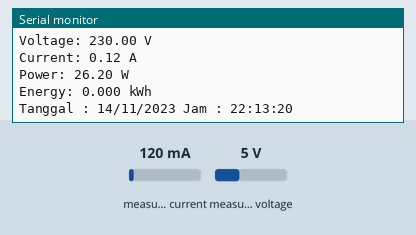
The sketch below on a simulated ESP32. On the bench: the last lines printed to the serial monitor. The test bench sets the inputs (shaded band); at power-on: measured current 120 mA, measured voltage 5 V. The local clock reads 2024-03-15 10:24:30 at power-on unless the sketch sets it.

Above: at 1.2 s.
1.3 s: measured current set to 40 mA
At 2.6 s:
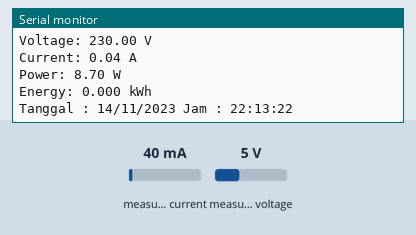
2.8 s: measured voltage set to 0.3 V
4.3 s: measured current set to 500 mA
At 4.3 s:
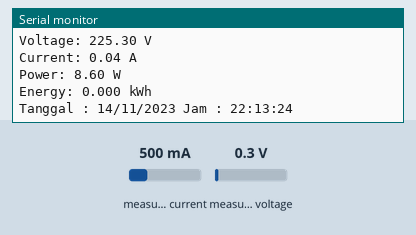
Timing chart, 0 to 7.3 s (numbered marks = the images above; inputs shaded):
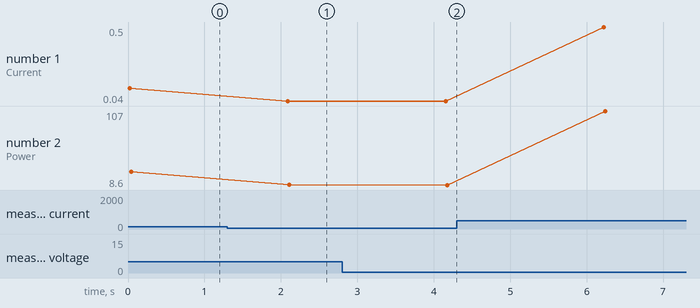

The sketch:

Codingan_PZEM-004T___RTC_DS3231.ino
```cpp
#include <PZEM004Tv30.h>
#include <RTClib.h>
#include <Wire.h>

//deklarate Sensor PZEM-004T
PZEM004Tv30 pzem(14, 12);  // Menggunakan Hardware Serial 3 (RX-D6 -> TX-D5)

//deklarate Date/Time
RTC_DS3231 rtc;
char t[32];


void setup() {
  Serial.begin(9600);

  //SENSOR RTC DS3132
  Wire.begin(5, 4);   //Setting wire (5 untuk SDA dan 4 untuk SCL)

  rtc.begin();
  rtc.adjust(DateTime(F(__DATE__),F(__TIME__)));  //Setting Time

  //dibawah ini untuk set manual jam
  //rtc.adjust(DateTime(2023, 1, 21, 3, 0, 0));
}

void loop() {
  //Pembacaan SENSOR PZEM-004T Nilai Tegangan(V) Arus(A) Daya(W) Energi(KWh)
  float voltage = pzem.voltage();
     if(voltage != NAN){
         Serial.print("Voltage: ");
         Serial.print(voltage);
         Serial.println(" V");
     } else {
         Serial.println("Error reading voltage");
     }

     float current = pzem.current();
     if(current != NAN){
         Serial.print("Current: ");
         Serial.print(current);
         Serial.println(" A");
     } else {
         Serial.println("Error reading current");
     }

     float power = pzem.power();
     if(current != NAN){
         Serial.print("Power: ");
         Serial.print(power);
         Serial.println(" W");
     } else {
         Serial.println("Error reading power");
     }

     float energy = pzem.energy();
     if(current != NAN){
         Serial.print("Energy: ");
         Serial.print(energy,3);
         Serial.println(" kWh");
     } else {
         Serial.println("Error reading energy");
     }


      //Pembacaan SENSOR RTC DS3132
      DateTime now = rtc.now();       //Menampilkan RTC pada variable now

      Serial.print("Tanggal : ");
      Serial.print(now.day());        //Menampilkan Tanggal
      Serial.print("/");
      Serial.print(now.month());      //Menampilkan Bulan
      Serial.print("/");
      Serial.print(now.year());       //Menampilkan Tahun
      Serial.print(" ");

      Serial.print("Jam : ");
      Serial.print(now.hour());       //Menampilkan Jam
      Serial.print(":");
      Serial.print(now.minute());     //Menampilkan Menit
      Serial.print(":");
      Serial.print(now.second());     //Menampilkan Detik
      Serial.println();

    Serial.println();
    delay(2000);
}
```

Measured:
- after the input at 1.3 s, the serial monitor: prints a new line after 0.79 s (image 1)
- plotted number 1: 0.12 → 0.04 after the input at 1.3 s, 0.04 → 0.5 after the input at 4.3 s
- plotted number 2: 26.2 → 8.7 after the input at 1.3 s, 8.7 → 8.6 after the input at 2.8 s, 8.6 → 107 after the input at 4.3 s
